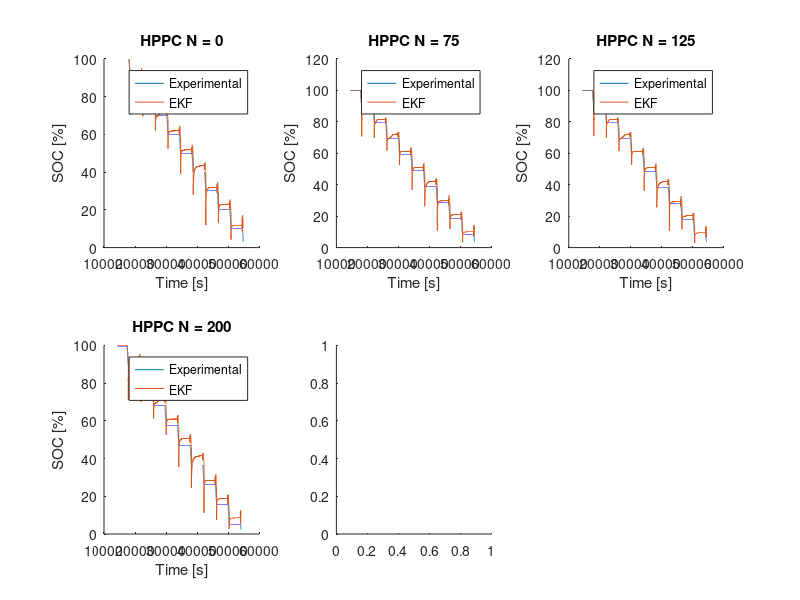

This figure's MATLAB source: (Note: this script raises an error after producing the figure.)
clear all; close all; format compact; clc

figure(); set(gcf,'color','w')

subplot(2,3,1); hold on
load('HPPCresult_N0')
plot(t,SOC_CC*100,'DisplayName','Experimental')
plot(t,x_t(1,:)*100,'DisplayName','EKF')
title('HPPC N = 0'); xlabel('Time [s]'); ylabel('SOC [%]'); legend('show')

subplot(2,3,2); hold on
load('HPPCresult_N75')
plot(t,SOC_CC*100,'DisplayName','Experimental')
plot(t,x_t(1,:)*100,'DisplayName','EKF')
title('HPPC N = 75'); xlabel('Time [s]'); ylabel('SOC [%]'); legend('show')

subplot(2,3,3); hold on
load('HPPCresult_N125')
plot(t,SOC_CC*100,'DisplayName','Experimental')
plot(t,x_t(1,:)*100,'DisplayName','EKF')
title('HPPC N = 125'); xlabel('Time [s]'); ylabel('SOC [%]'); legend('show')

subplot(2,3,4); hold on
load('HPPCresult_N200')
plot(t,SOC_CC*100,'DisplayName','Experimental')
plot(t,x_t(1,:)*100,'DisplayName','EKF')
title('HPPC N = 200'); xlabel('Time [s]'); ylabel('SOC [%]'); legend('show')

subplot(2,3,5); hold on
load('UDDSresult_N201')
plot(t,SOC_CC*100,'DisplayName','Experimental')
plot(t,x_t(1,:)*100,'DisplayName','EKF')
title('UDDS N = 201'); xlabel('Time [s]'); ylabel('SOC [%]'); legend('show')



figure(); set(gcf,'color','w'); hold on;

subplot(2,1,1); hold on
load('HPPCresult_N0')
plot(t,x_t(4,:),'DisplayName','N=0')

load('HPPCresult_N75')
plot(t,x_t(4,:),'DisplayName','N=75')

load('HPPCresult_N125')
plot(t,x_t(4,:),'DisplayName','N=125')

load('HPPCresult_N200')
plot(t,x_t(4,:),'DisplayName','N=200')

title('HPPC'); xlabel('Time [s]'); ylabel('R_0'); legend('show')

subplot(2,1,2); hold on
load('UDDSresult_N200')
plot(t,x_t(4,:))
title('UDDS'); xlabel('Time [s]'); ylabel('R_0');